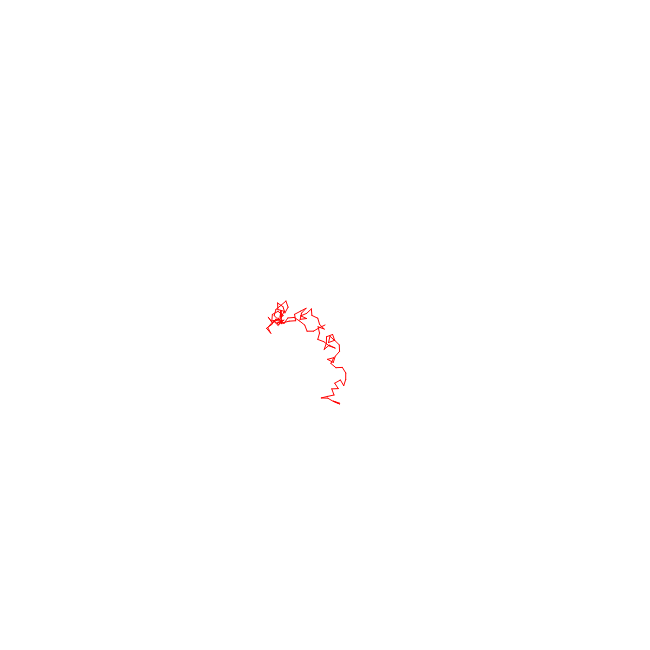
Frame 1 (no input)
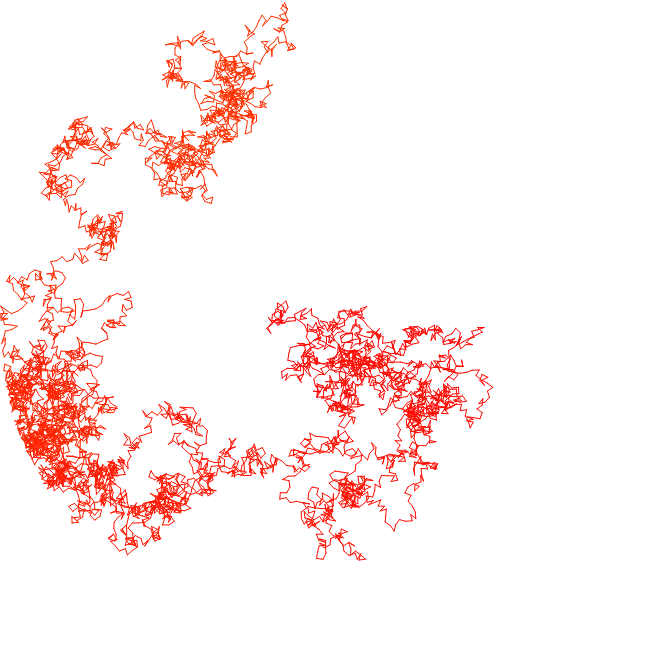
Frame 60 (no input)
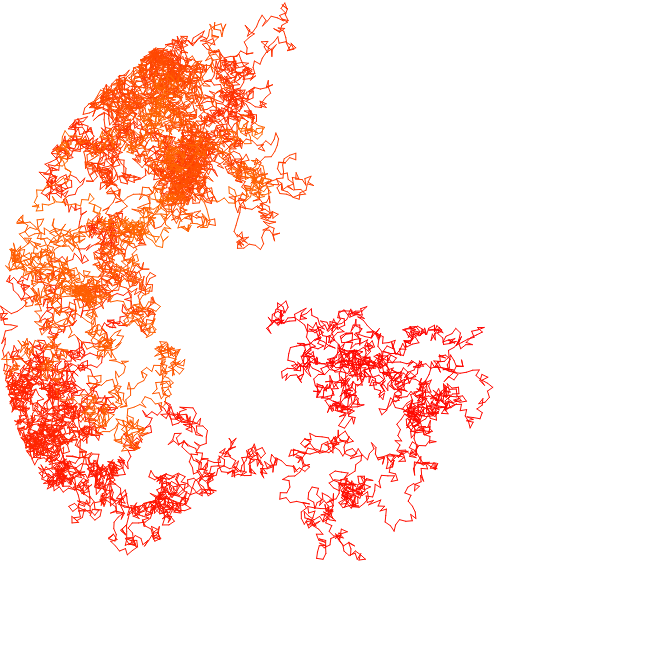
Frame 120 (the mouse pressed at the canvas centre since frame 60)

The p5.js sketch that drew these frames (run headless with seeded random() and noise() and a simulated clock; from frame 60 on, the mouse is pressed at the canvas centre):

// p5.js sketch
// ── sketch.js
var walker;

function setup() {
    var size = (windowWidth > windowHeight) ? Math.round(windowHeight*.65) : 
                                              Math.round(windowWidth*.65);
    createCanvas(size, size);
    angleMode(DEGREES);
    walker = new walker(width/2, height/2);
    // frameRate(5);
}

function draw() {
    for(var i = 0; i < 100; i++) {
        walker.move();
        walker.draw();
    }
}

// ── walker.js
function walker(x, y) {
    this.loc = createVector(x, y);
    this.prevLoc = this.loc;
    this.speed = width/100;
    this.move = function() {
        this.prevLoc = createVector(this.loc.x, this.loc.y);
        var v = createVector(this.speed, 0);
        var test;
        var center = createVector(width/2, height/2);
        do {
            test = createVector(this.loc.x, this.loc.y)
            v.rotate(random(-360, 360));
            test.add(v);
        } while (test.dist(center)*2 > width);
        this.loc.add(v);
        // console.log(test.dist(center));
    }
    this.draw = function() {
        push();
        colorMode(HSB);
        stroke(frameCount/5%360, 100, 100);
        line(this.prevLoc.x, this.prevLoc.y, this.loc.x, this.loc.y);
        pop();
    }
}
